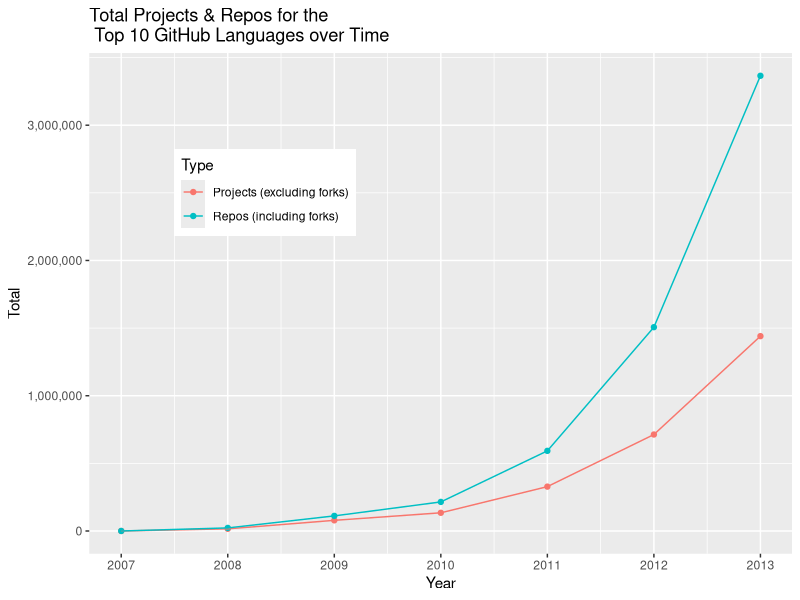
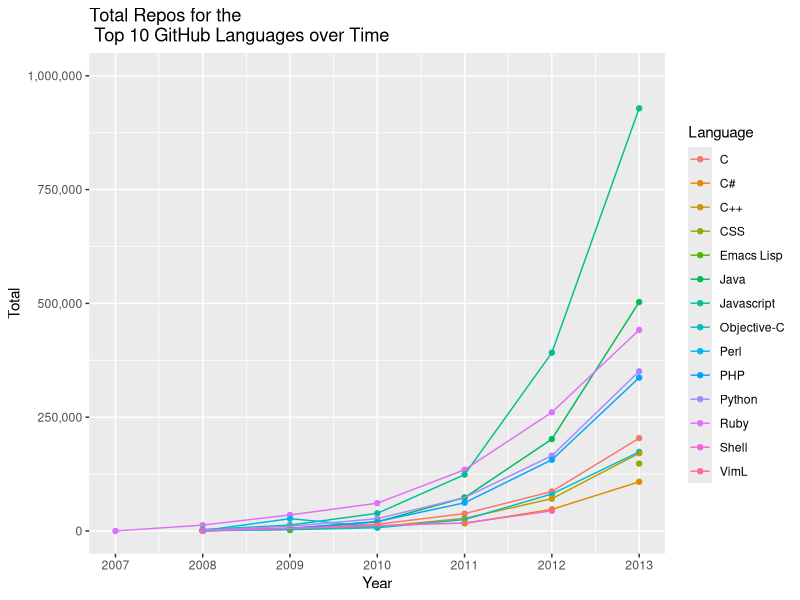
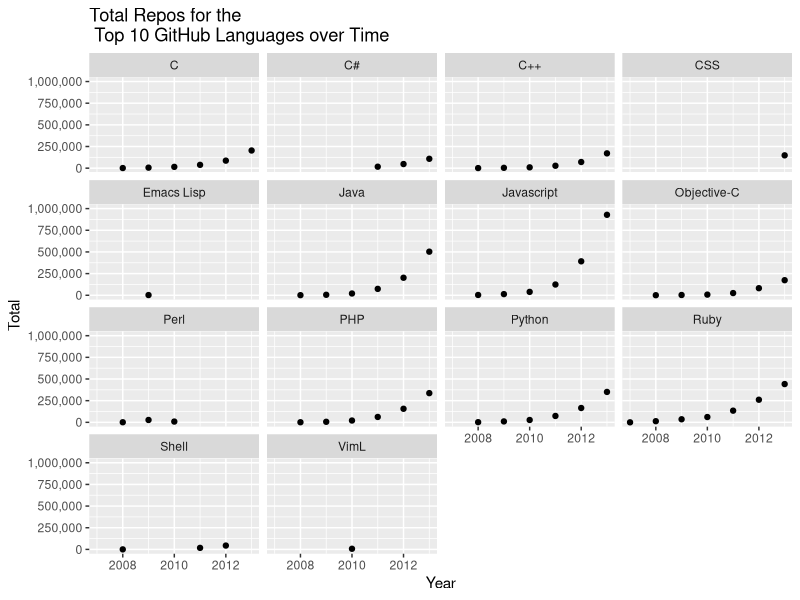
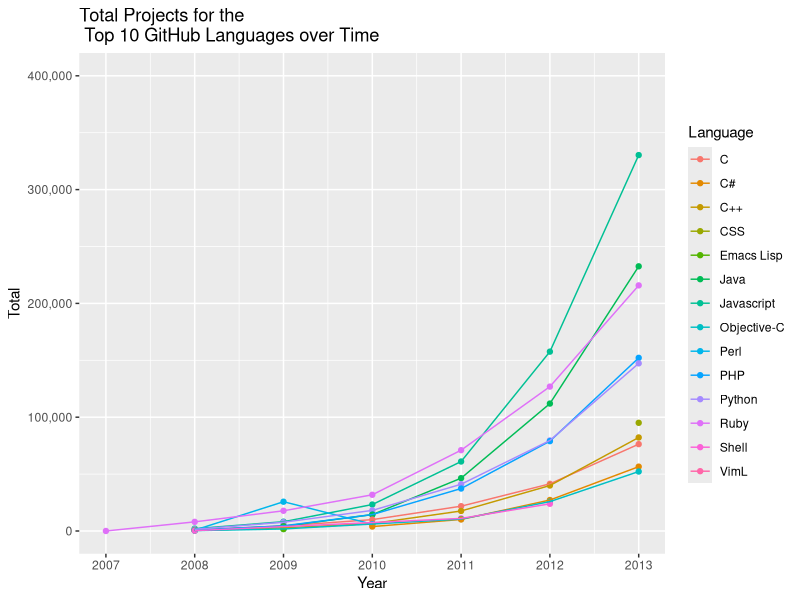
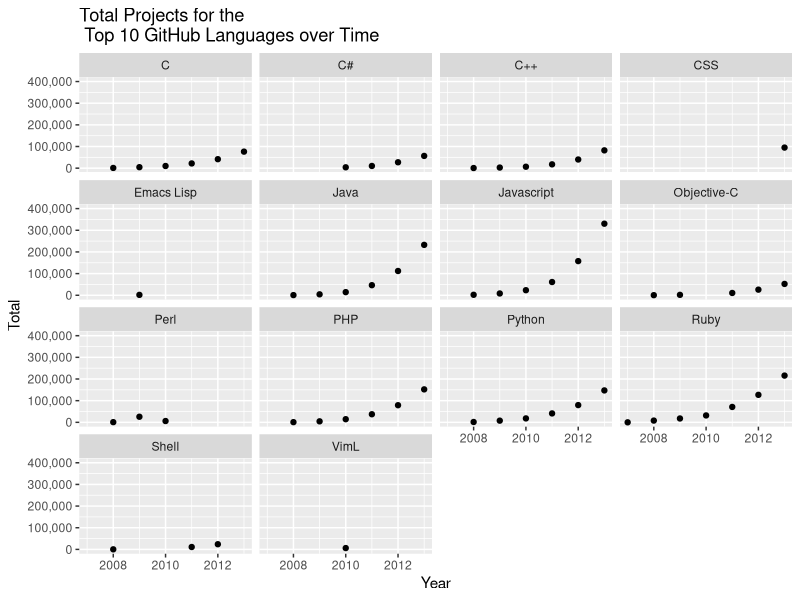

Reproduce these figures in R, in order.
require(doBy)
require(ggplot2)
require(scales)

setwd("~/Dropbox/GA/project")

# data pulled from https://github.com/search
mydata <- read.csv("github_search.csv") 

# summarize
summaryBy(list(c("repos_by_lang_t3"), c("conditions", "year")), data=mydata,
          FUN=c(min,mean,max,sum))

# subsets: (1) fork:true (2) fork:false
forktrue  = subset(mydata, conditions=="fork:true")
forkfalse = subset(mydata, conditions=="fork:false")

# graph total counts for top 10 language categories 
repos_total <- aggregate(repos_by_lang_t3 ~ conditions + year, data=mydata, FUN=sum)

png('github_search_top10totals.png')
ggplot(repos_total, aes(year,repos_by_lang_t3,group=conditions,colour=conditions)) + 
  geom_point() +
  geom_line() +
  xlab("Year") +
  ylab("Total") + 
  ggtitle("Total Projects & Repos for the \n Top 10 GitHub Languages over Time") +
  scale_x_continuous(breaks=2006:2013) +
  scale_y_continuous(labels=comma) + 
  scale_colour_discrete(name="Type", labels=c("Projects (excluding forks)", "Repos (including forks)")) +
  theme(legend.position=(c(.25,.722)))
dev.off()

# repos
png('github_search_top10totals_coloredbylanguage.png')
ggplot(forktrue, aes(year,repos_by_lang_t3,group=language,colour=language)) + 
  geom_point() +
  geom_line() +
  xlab("Year") +
  ylab("Total") + 
  ggtitle("Total Repos for the \n Top 10 GitHub Languages over Time") +
  scale_x_continuous(breaks=2006:2013) +
  scale_y_continuous(limits=c(0,1000000), labels=comma) +
  scale_colour_discrete(name="Language")
dev.off()

png('github_search_top10totals_groupedbylanguage.png')
ggplot(forktrue, aes(year,repos_by_lang_t3)) + 
  facet_wrap(~language) +
  geom_point() +
  xlab("Year") +
  ylab("Total") + 
  ggtitle("Total Repos for the \n Top 10 GitHub Languages over Time") +
  scale_y_continuous(limits=c(0,1000000), labels=comma)
dev.off()

# projects
png('github_search_top10totals_coloredbylanguage_forkfalse.png')
ggplot(forkfalse, aes(year,repos_by_lang_t3,group=language,colour=language)) + 
  geom_point() +
  geom_line() +
  xlab("Year") +
  ylab("Total") + 
  ggtitle("Total Projects for the \n Top 10 GitHub Languages over Time") +
  scale_x_continuous(breaks=2006:2013) +
  scale_y_continuous(limits=c(0,400000), labels=comma) +
  scale_colour_discrete(name="Language")
dev.off()

png('github_search_top10totals_groupedbylanguage_forkfalse.png')
ggplot(forkfalse, aes(year,repos_by_lang_t3)) + 
  facet_wrap(~language) +
  geom_point() +
  xlab("Year") +
  ylab("Total") + 
  ggtitle("Total Projects for the \n Top 10 GitHub Languages over Time") +
  scale_y_continuous(limits=c(0,400000), labels=comma)
dev.off()

